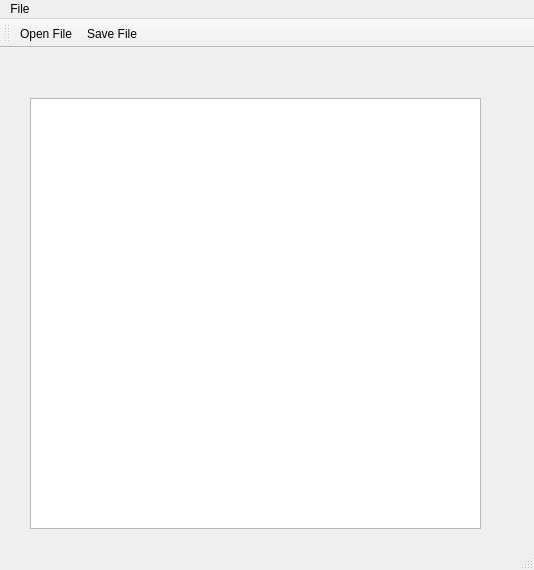
<?xml version="1.0" encoding="UTF-8"?>
<ui version="4.0">
 <class>MainWindow</class>
 <widget class="QMainWindow" name="MainWindow">
  <property name="geometry">
   <rect>
    <x>0</x>
    <y>0</y>
    <width>534</width>
    <height>570</height>
   </rect>
  </property>
  <property name="windowTitle">
   <string>MainWindow</string>
  </property>
  <widget class="QWidget" name="centralwidget">
   <widget class="QTextEdit" name="textEdit">
    <property name="geometry">
     <rect>
      <x>30</x>
      <y>50</y>
      <width>451</width>
      <height>431</height>
     </rect>
    </property>
   </widget>
  </widget>
  <widget class="QMenuBar" name="menubar">
   <property name="geometry">
    <rect>
     <x>0</x>
     <y>0</y>
     <width>534</width>
     <height>22</height>
    </rect>
   </property>
   <widget class="QMenu" name="menuFile">
    <property name="title">
     <string>File</string>
    </property>
    <addaction name="actionOpen_File"/>
    <addaction name="actionSave_File"/>
   </widget>
   <addaction name="menuFile"/>
  </widget>
  <widget class="QStatusBar" name="statusbar"/>
  <widget class="QToolBar" name="toolBar">
   <property name="windowTitle">
    <string>toolBar</string>
   </property>
   <attribute name="toolBarArea">
    <enum>TopToolBarArea</enum>
   </attribute>
   <attribute name="toolBarBreak">
    <bool>false</bool>
   </attribute>
   <addaction name="actionOpen_File"/>
   <addaction name="actionSave_File"/>
  </widget>
  <action name="actionOpen_File">
   <property name="text">
    <string>Open File</string>
   </property>
  </action>
  <action name="actionSave_File">
   <property name="text">
    <string>Save File</string>
   </property>
  </action>
 </widget>
 <resources/>
 <connections/>
</ui>
